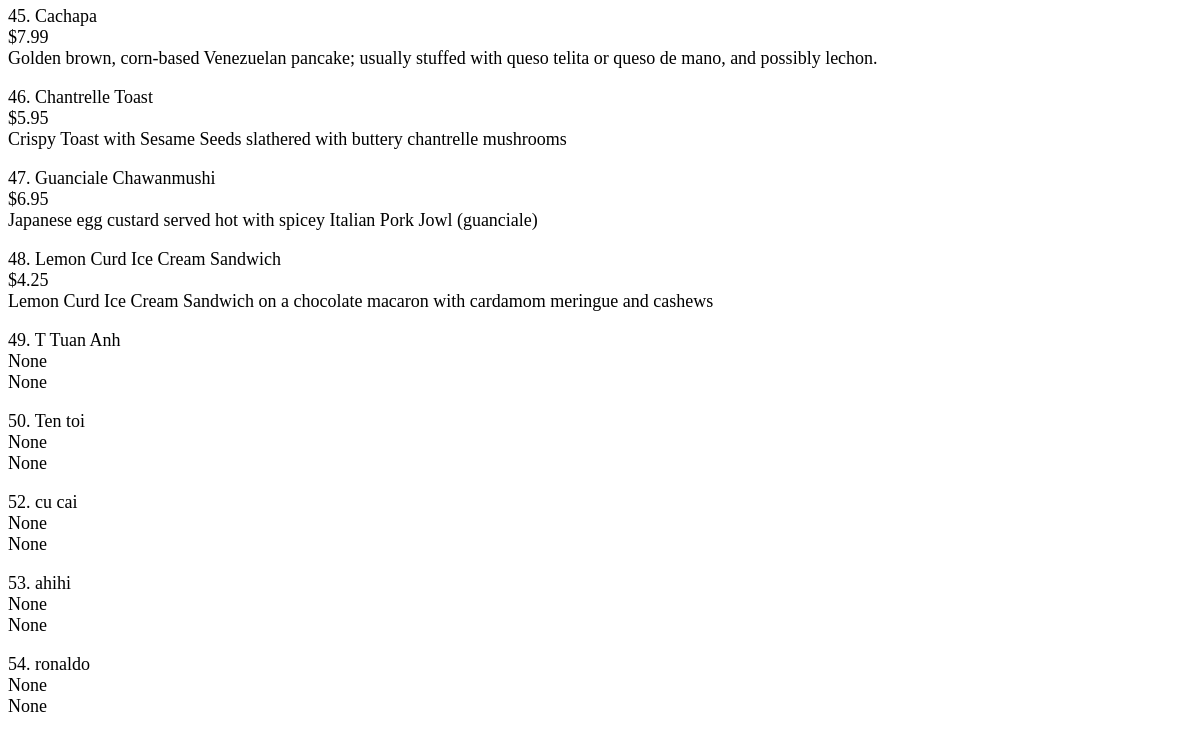
Before: /menus (lower part) with the older database file.
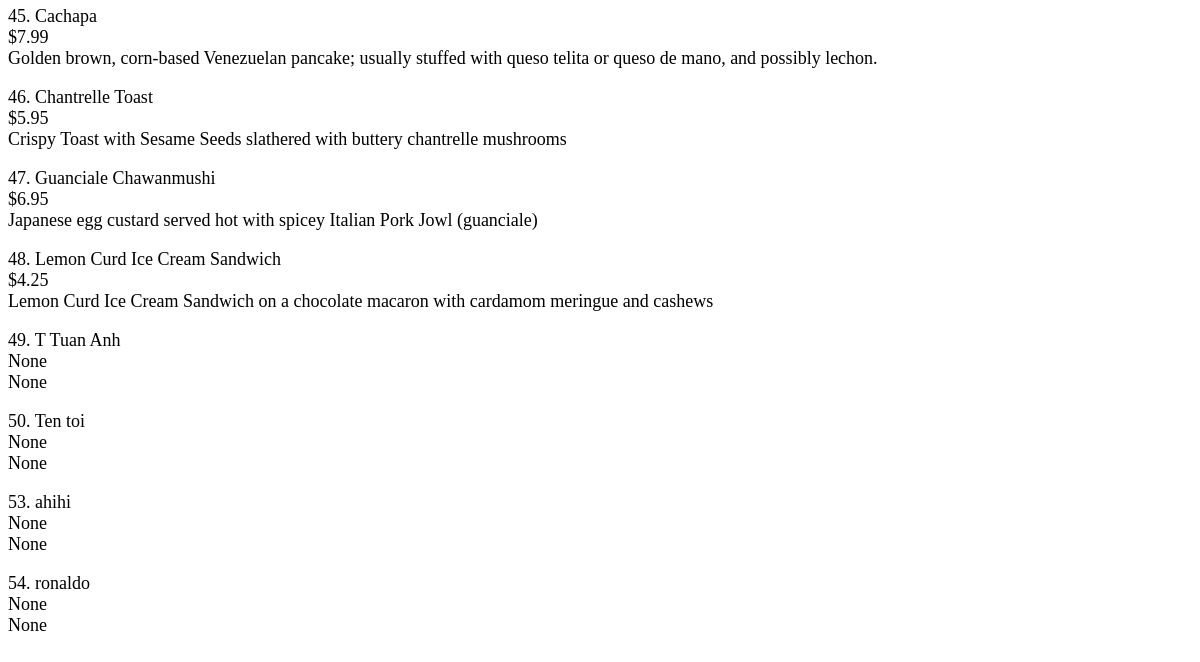
After: the same page with the newer database file.
### database_setup.py (models this page shows, shortened)
class MenuItem(Base):
	__tablename__ = 'menu_items'
	id = Column(Integer, primary_key=True)
	name = Column(String(80), nullable=False)
	course = Column(String(250))
	description = Column(String(250))
	price = Column(String(20))
	restaurant_id = Column(Integer, ForeignKey('restaurant.id'))
	restaurant = relationship(Restaurant)

### menuFlask.py (the view)
@app.route('/menus')
def ShowMenu():
	menus = session.query(MenuItem).all()
	return render_template('menu.html', menus = menus)

### templates/menu.html (shortened to what this page needs)
<!DOCTYPE html>
<html>
<head>
</head>
<body>
	{% for menu in menus %}
	<font size="4">{{menu.id}}. {{menu.name}}</font><br>
	<font size="4">{{menu.price}}</font><br>
	<font size="4">{{menu.description}}</font><br><br>
	{% endfor %}
</body>
</html>

Changed rows visible on the page:
removed MenuItem: id "52", name "cu cai", price "None", description "None"
